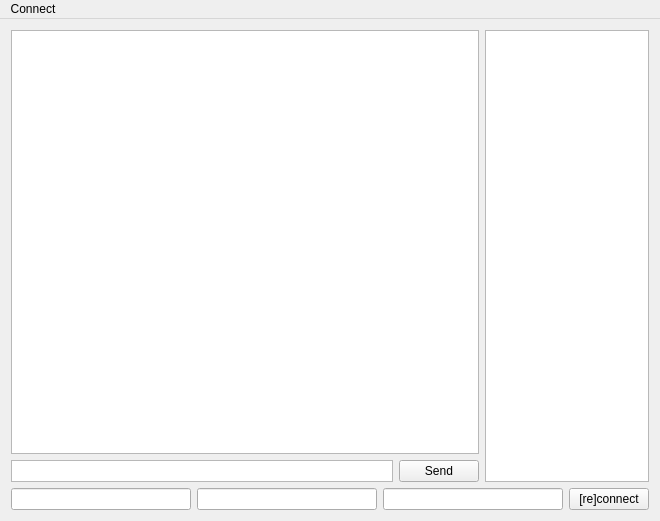
<?xml version="1.0" encoding="UTF-8"?>
<ui version="4.0">
 <class>MainWindow</class>
 <widget class="QMainWindow" name="MainWindow">
  <property name="geometry">
   <rect>
    <x>0</x>
    <y>0</y>
    <width>660</width>
    <height>521</height>
   </rect>
  </property>
  <property name="windowTitle">
   <string>MainWindow</string>
  </property>
  <widget class="QWidget" name="centralWidget">
   <property name="sizePolicy">
    <sizepolicy hsizetype="Expanding" vsizetype="Expanding">
     <horstretch>0</horstretch>
     <verstretch>0</verstretch>
    </sizepolicy>
   </property>
   <layout class="QGridLayout" name="gridLayout">
    <item row="0" column="0">
     <layout class="QVBoxLayout" name="verticalLayout_2">
      <property name="sizeConstraint">
       <enum>QLayout::SetNoConstraint</enum>
      </property>
      <item>
       <layout class="QHBoxLayout" name="horizontalLayout_2">
        <item>
         <layout class="QVBoxLayout" name="verticalLayout">
          <item>
           <widget class="QTextEdit" name="textEdit">
            <property name="readOnly">
             <bool>true</bool>
            </property>
            <property name="html">
             <string>&lt;!DOCTYPE HTML PUBLIC &quot;-//W3C//DTD HTML 4.0//EN&quot; &quot;http://www.w3.org/TR/REC-html40/strict.dtd&quot;&gt;
&lt;html&gt;&lt;head&gt;&lt;meta name=&quot;qrichtext&quot; content=&quot;1&quot; /&gt;&lt;style type=&quot;text/css&quot;&gt;
p, li { white-space: pre-wrap; }
&lt;/style&gt;&lt;/head&gt;&lt;body style=&quot; font-family:'Lucida Grande'; font-size:13pt; font-weight:400; font-style:normal;&quot;&gt;
&lt;p style=&quot;-qt-paragraph-type:empty; margin-top:0px; margin-bottom:0px; margin-left:0px; margin-right:0px; -qt-block-indent:0; text-indent:0px;&quot;&gt;&lt;br /&gt;&lt;/p&gt;&lt;/body&gt;&lt;/html&gt;</string>
            </property>
           </widget>
          </item>
          <item>
           <layout class="QHBoxLayout" name="horizontalLayout">
            <property name="spacing">
             <number>-1</number>
            </property>
            <property name="sizeConstraint">
             <enum>QLayout::SetFixedSize</enum>
            </property>
            <item>
             <widget class="QPlainTextEdit" name="msg">
              <property name="sizePolicy">
               <sizepolicy hsizetype="Expanding" vsizetype="Ignored">
                <horstretch>0</horstretch>
                <verstretch>0</verstretch>
               </sizepolicy>
              </property>
              <property name="verticalScrollBarPolicy">
               <enum>Qt::ScrollBarAlwaysOff</enum>
              </property>
              <property name="horizontalScrollBarPolicy">
               <enum>Qt::ScrollBarAlwaysOff</enum>
              </property>
             </widget>
            </item>
            <item>
             <widget class="QPushButton" name="pushButton">
              <property name="text">
               <string>Send</string>
              </property>
             </widget>
            </item>
           </layout>
          </item>
         </layout>
        </item>
        <item>
         <widget class="QListView" name="userListView">
          <property name="maximumSize">
           <size>
            <width>164</width>
            <height>99999</height>
           </size>
          </property>
          <property name="showDropIndicator" stdset="0">
           <bool>false</bool>
          </property>
          <property name="iconSize">
           <size>
            <width>16</width>
            <height>16</height>
           </size>
          </property>
         </widget>
        </item>
       </layout>
      </item>
      <item>
       <layout class="QHBoxLayout" name="horizontalLayout_3">
        <item>
         <widget class="QLineEdit" name="userNameEdit"/>
        </item>
        <item>
         <widget class="QLineEdit" name="hostEdit"/>
        </item>
        <item>
         <widget class="QLineEdit" name="portEdit"/>
        </item>
        <item>
         <widget class="QPushButton" name="reconnectButton">
          <property name="text">
           <string>[re]connect</string>
          </property>
         </widget>
        </item>
       </layout>
      </item>
     </layout>
    </item>
   </layout>
  </widget>
  <widget class="QMenuBar" name="menuBar">
   <property name="geometry">
    <rect>
     <x>0</x>
     <y>0</y>
     <width>660</width>
     <height>22</height>
    </rect>
   </property>
   <widget class="QMenu" name="menuFile">
    <property name="title">
     <string>Connect</string>
    </property>
    <addaction name="actionConnect"/>
   </widget>
   <addaction name="menuFile"/>
  </widget>
  <action name="actionConnect">
   <property name="text">
    <string>Connect</string>
   </property>
  </action>
 </widget>
 <layoutdefault spacing="6" margin="11"/>
 <resources/>
 <connections/>
</ui>
